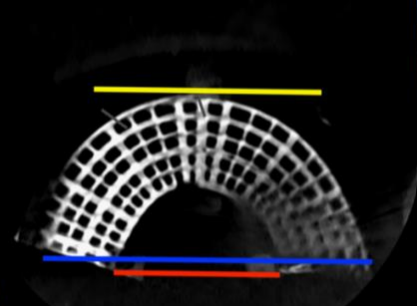
#> input picture templates/test3.png, 417 x 306 px, found by its file name
$ jupyter execute color_reco.ipynb
#> lines starting #> are read from the running program, lines starting #| are printed output that depends on the picture; after the words box and inside, x2 and y2 are one past the last pixel; in counts of white or black regions, pixels touching at a corner belong together
[cell 1]
import numpy as np
import cv2
from PIL import *
from matplotlib import pyplot as plt

[cell 2]
image = cv2.imread('hania/templates/test3.png')
#> image is the input picture: shape (306, 417, 3); mean B, G, R 30.4, 29.9, 30.9

[cell 3]
boundaries = [
	([17, 15, 100], [50, 56, 200]),
	([86, 31, 4], [220, 88, 50]),
	([25, 146, 190], [62, 174, 250]),
	([103, 86, 65], [145, 133, 128])
]

[cell 4]
for (lower, upper) in boundaries:
    lower = np.array(lower, dtype = "uint8")
    upper = np.array(upper, dtype = "uint8")

    mask = cv2.inRange(image, lower, upper)
    output = cv2.bitwise_and(image, image, mask = mask)

    plt.imshow(np.hstack([image, output]), interpolation='nearest', cmap=plt.cm.gray)
    plt.show()
#> this loop made 4 passes
#> pass 1, `mask = cv2.inRange(image, lower, upper)`:
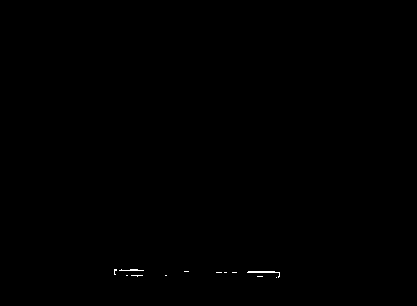
#> mask: shape (306, 417); 0.12% white in thin lines or dots, all inside (x1, y1, x2, y2) = (114, 269, 280, 278)
#> pass 1, `plt.show()`:
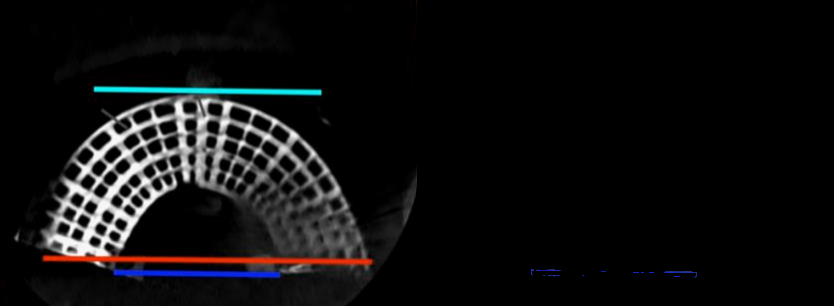
#> shown: shape (306, 834, 3); mean R, G, B 15.2, 15, 15.5
#> pass 2, `mask = cv2.inRange(image, lower, upper)`:
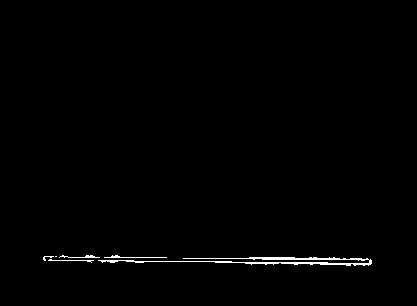
#> mask: shape (306, 417); 0.82% white in thin lines or dots, all inside (x1, y1, x2, y2) = (43, 255, 372, 266)
#> pass 2, `plt.show()`:
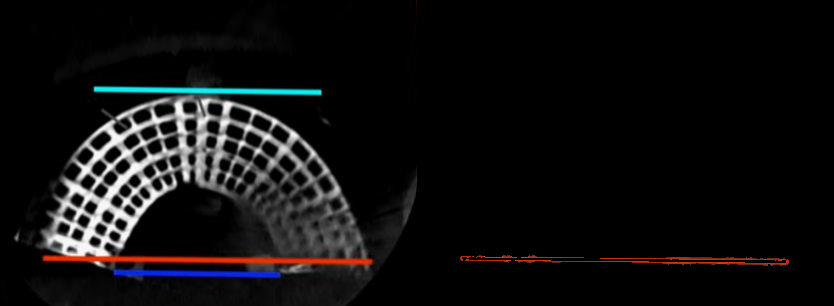
#> shown: shape (306, 834, 3); mean R, G, B 15.9, 15.2, 15.5
